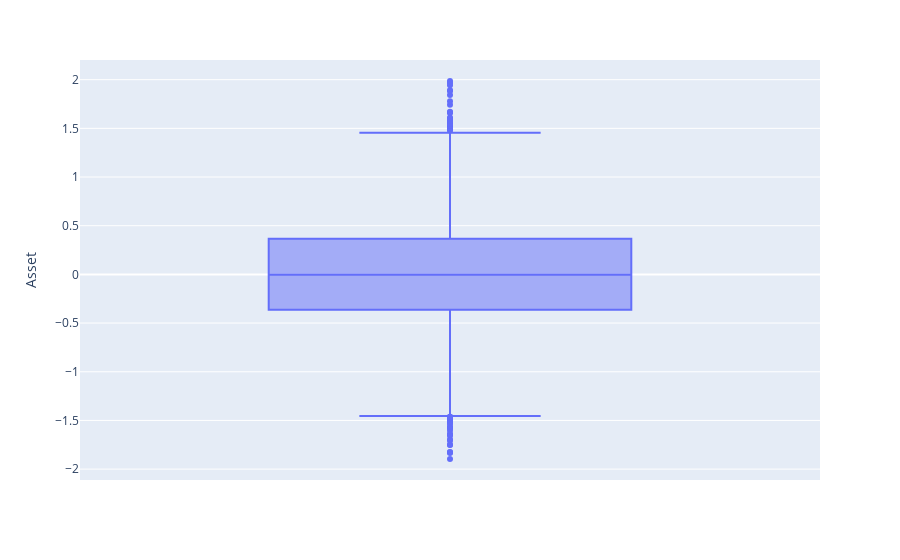

The code cell stored with this chart in its notebook:
### Code cell
# Visualise Asset Returns
fig = px.box(returns_df, y='Asset')
fig.show()

fig, ax = plt.subplots(figsize=(10,5))
plt.hist(returns_df.Asset, bins=50, density=True)

mean_return = np.mean(returns_df.Asset)
volatility = np.var(returns_df.Asset)
print("Mean Return: " + str(mean_return) + ", Volatility: " + str(volatility))
std_dev = np.sqrt(volatility)


x_axis = np.linspace(mean_return - 3*std_dev,mean_return+3*std_dev, 100)
plt.plot(x_axis, norm.pdf(x_axis,mean_return,std_dev))
plt.show()

### Figure 1 — Plotly figure (JSON) as saved in the notebook; plotly's stock layout.template omitted (floating-point values rounded to 4 significant figures; data arrays with more than 128 entries replaced by an {"elided": "..."} marker saying what was removed)
{"data": [{"alignmentgroup": "True", "hovertemplate": "Asset=%{y}<extra></extra>", "legendgroup": "", "marker": {"color": "#636efa"}, "name": "", "notched": false, "offsetgroup": "", "orientation": "v", "showlegend": false, "type": "box", "x0": " ", "xaxis": "x", "y": {"elided": "4999 float values"}, "y0": " ", "yaxis": "y"}], "layout": {"boxmode": "group", "legend": {"tracegroupgap": 0}, "margin": {"t": 60}, "xaxis": {"anchor": "y", "domain": [0, 1]}, "yaxis": {"anchor": "x", "domain": [0, 1], "title": {"text": "Asset"}}}}
